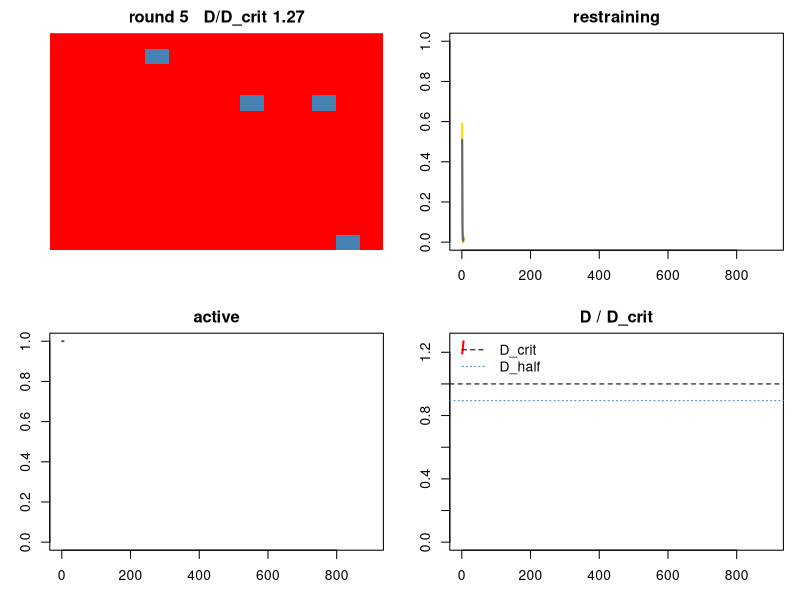
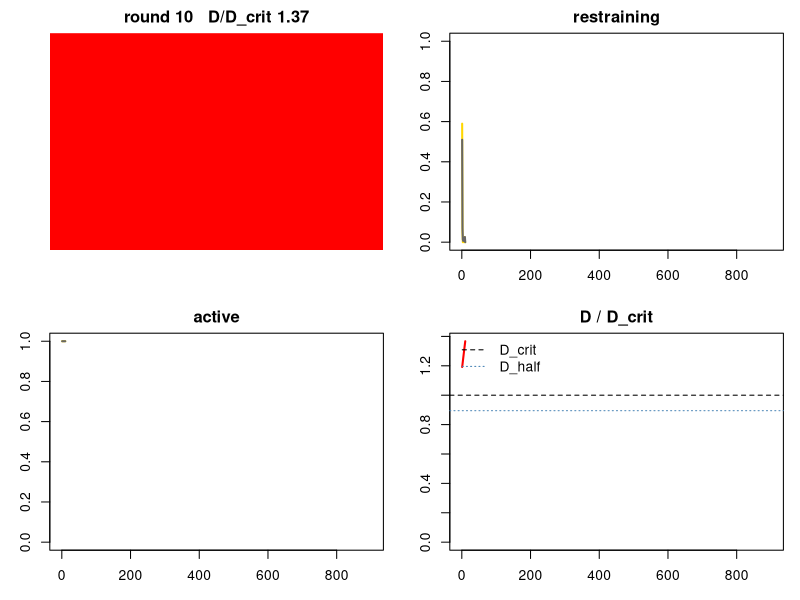
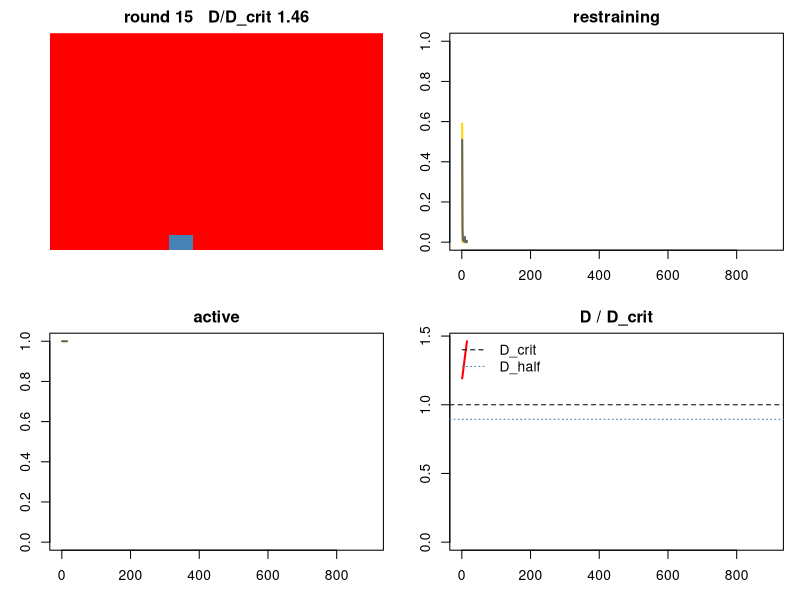
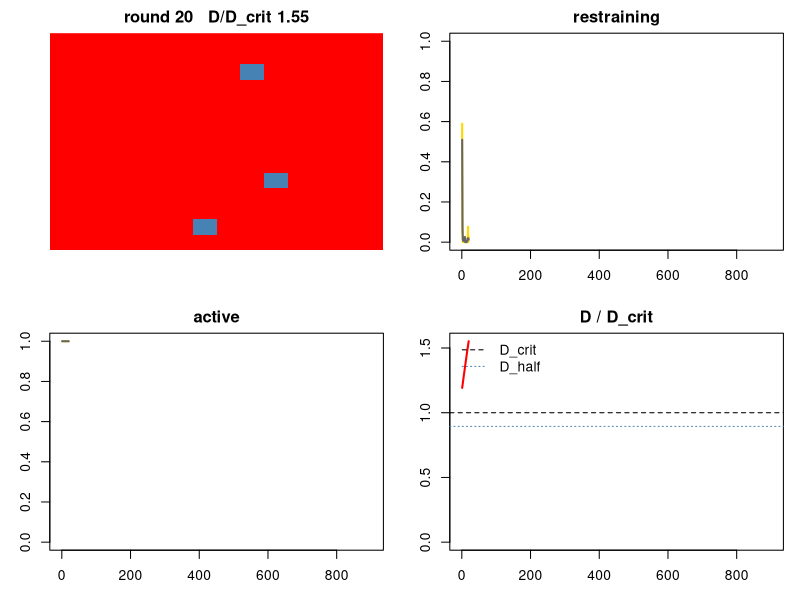
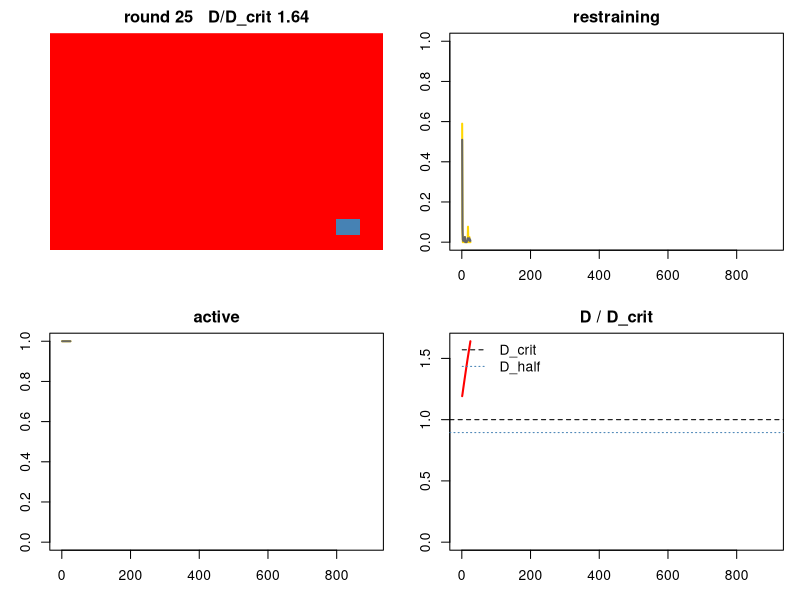
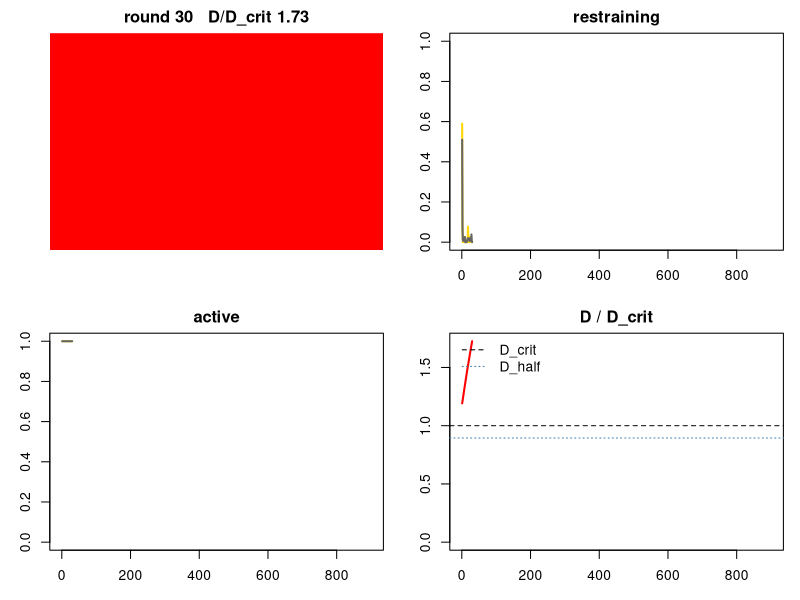
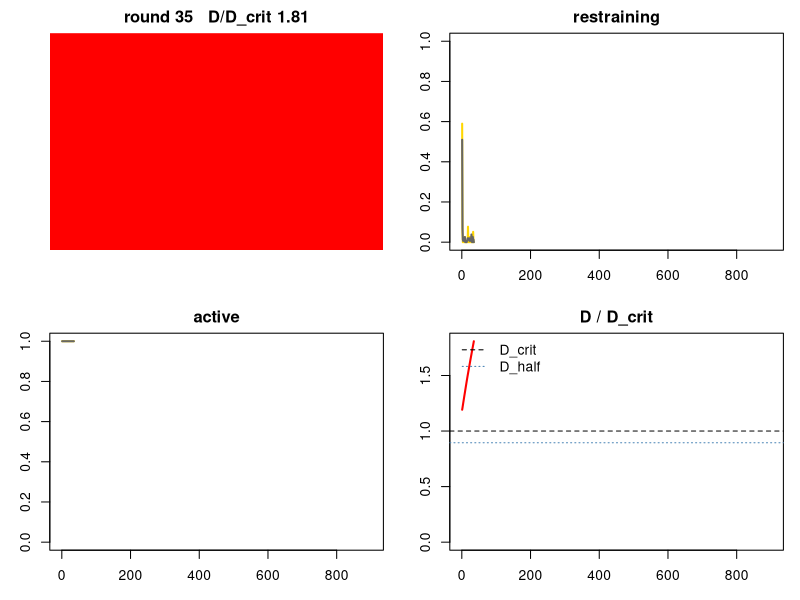
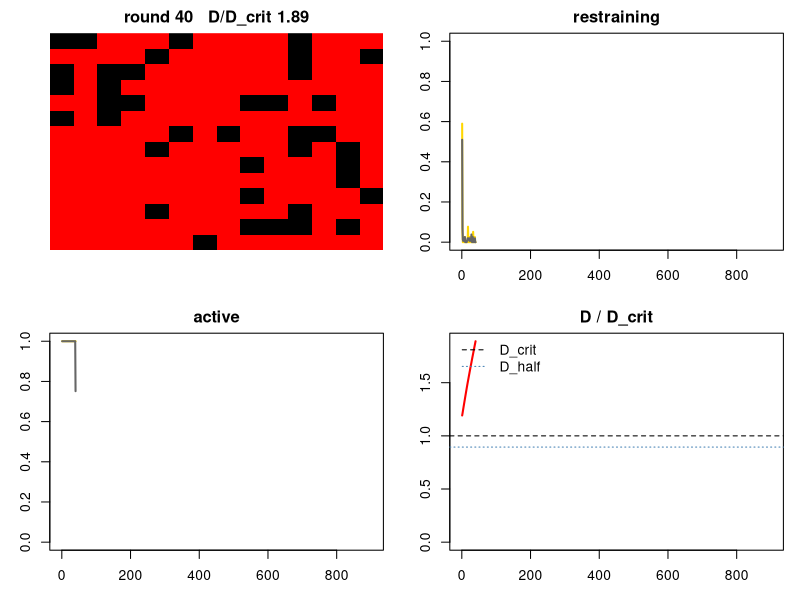

The R script that drew these images, in order:
#Model 04: saturating sink (was base_model_v2.R, 22 Oct 2026). working model

#one agent = one country. 196 of them, one vote each. two groups: A rich, B poor, 20/80.
#agents hold wealth. no income. wealth only goes down: by restraining, by damage, by a mechanism.
#emit: free. adds alpha to D.
#restrain: costs c, same for everyone. adds nothing. everyone restraining = net zero.
#the sink pulls D down by s0*D/(1+D/Dhalf): about 2% a year today, weaker as D grows, recovers as D falls.
#D starts at today's excess, 267 units (NOAA 2025, 425.6 ppm).
#damage = dg*D^2. nothing at first, then it bites. same for everyone, so it hurts the poor more.
#at zero wealth you are out. permanently.
#each round agents copy the best paid of their four neighbours.
#random restraining is a one-round act. it only sticks if a neighbour copies it.
#mechanisms plug in at step 5 and change payoff and D only.
#one round = one year. T = 100 is 2026 to 2126.

#free choices, swept in the sensitivity analysis: c, dg, Dhalf. s0 and D0 are fitted to data (sink_report.md).

#make sure R is clear of old variables
rm(list=ls())

#use set.seed to fix random number generator
set.seed(100)

#set grid size and number of rounds
nd=14
T=900

#set starting wealth for each group, and the share of cells that are group A
rA=40
rB=10
pA=0.2

#cost of restraining. same for everyone. below it you cannot restrain
c=0.1

#set commons. each emitter adds alpha. sink = s0*D/(1+D/Dhalf). D0 = excess CO2 today
alpha=0.05
s0=0.045
Dhalf=200
D0=267

#set damage. each agent loses dg*D^2
dg=2e-6

#share emitting at t=0, and chance per round to restrain regardless
pinit=0.5
prand=0.01

#mechanism. none, flat_fee or wealth_levy. theta is the rate
mech="none"
theta=0

#draw while running. every n rounds
live=TRUE
every=5

#---------------------------------------------------------------
#set grids
#---------------------------------------------------------------

group=array(0,dim=c(nd,nd))     #0 = A, 1 = B
resource=array(0,dim=c(nd,nd))
strat=array(0,dim=c(nd,nd))     #inherited strategy. 1 = emit, 0 = restrain
grid=array(0,dim=c(nd,nd))      #what you actually do this round
payoff=array(0,dim=c(nd,nd))
alive=array(1,dim=c(nd,nd))
cumwb=array(0,dim=c(nd,nd))     #sum of wealth held, for well-being
pay=array(0,dim=c(nd,nd))
get=array(0,dim=c(nd,nd))

N=nd*nd
Dh=numeric(T); sinkh=numeric(T); actAh=numeric(T); actBh=numeric(T)
restAh=numeric(T); restBh=numeric(T)

#---------------------------------------------------------------
#initialize. groups fixed 20/80 and shuffled. wealth from group. strategy random
#---------------------------------------------------------------

nA=round(pA*N)
tmp=sample(c(rep(0,nA),rep(1,N-nA)))
k=0
for(i in 1:nd){
  for(j in 1:nd){
    k=k+1
    group[i,j]=tmp[k]
    if(group[i,j]==0) resource[i,j]=rA else resource[i,j]=rB
    if(runif(1,0,1)<pinit) strat[i,j]=1.0 else strat[i,j]=0.0
  }
}

#D where yearly damage equals the cost of restraining. reporting line only
D_crit=sqrt(c/dg)
D=D0

#---------------------------------------------------------------
#plot. grid, restraining, active, D/D_crit
#---------------------------------------------------------------

if(live) try(quartz(width=10,height=7),silent=TRUE)
draw=function(t){
  par(mfrow=c(2,2),mar=c(3,3,2,1))
  g=alive*(grid+1)   #0 out, 1 restrain, 2 emit
  image(1:nd,1:nd,t(g[nd:1,]),col=c("black","steelblue","red"),zlim=c(0,2),
        main=paste("round",t,"  D/D_crit",round(D/D_crit,2)),xlab="",ylab="",axes=FALSE)
  plot(1:t,restAh[1:t],type="l",lwd=2,col="gold",xlim=c(1,T),ylim=c(0,1),main="restraining",xlab="",ylab="")
  lines(1:t,restBh[1:t],lwd=2,col="grey40")
  plot(1:t,actAh[1:t],type="l",lwd=2,col="gold",xlim=c(1,T),ylim=c(0,1),main="active",xlab="",ylab="")
  lines(1:t,actBh[1:t],lwd=2,col="grey40")
  plot(1:t,Dh[1:t]/D_crit,type="l",lwd=2,col="red",xlim=c(1,T),ylim=c(0,max(1.2,Dh[1:t]/D_crit)),
       main="D / D_crit",xlab="",ylab="")
  abline(h=1,lty=2)
  abline(h=Dhalf/D_crit,lty=3,col="steelblue")   #sink at half strength
  legend("topleft",c("D_crit","D_half"),lty=c(2,3),col=c("black","steelblue"),bty="n")
}

#---------------------------------------------------------------
#run
#---------------------------------------------------------------

for(t in 1:T){

  #step 1: act. play your strategy. a few restrain regardless, this round only. below c you emit. the dead do nothing
  for(i in 1:nd){
    for(j in 1:nd){
      if(alive[i,j]==0){ grid[i,j]=0; next }
      grid[i,j]=strat[i,j]
      if(runif(1,0,1)<prand) grid[i,j]=0
      if(resource[i,j]<c) grid[i,j]=1
    }
  }

  #step 2: commons. count emitters. sink pulls D down
  nem=0
  for(i in 1:nd){
    for(j in 1:nd){
      if(alive[i,j]==1 && grid[i,j]==1) nem=nem+1
    }
  }
  sink=s0*D/(1+D/Dhalf)
  D=D+alpha*nem-sink
  if(D<0) D=0

  #step 3: pay. restrainers pay c. everyone loses dg*D^2
  for(i in 1:nd){
    for(j in 1:nd){
      if(alive[i,j]==0){ payoff[i,j]=0; next }
      if(grid[i,j]==1) payoff[i,j]=-dg*D*D else payoff[i,j]=-c-dg*D*D
    }
  }

  #step 4: mechanism. who pays, then pot split across B
  pay[,]=0; get[,]=0
  if(theta>0 && mech!="none"){
    for(i in 1:nd){
      for(j in 1:nd){
        if(alive[i,j]==0) next
        if(mech=="flat_fee" && grid[i,j]==1) pay[i,j]=theta
        if(mech=="wealth_levy" && group[i,j]==0) pay[i,j]=theta*resource[i,j]
      }
    }
    nB=sum(alive==1 & group==1)
    if(nB>0) get[alive==1 & group==1]=sum(pay)/nB
    payoff=payoff-pay+get
  }

  #step 5: settle. wealth moves. at zero you are out
  for(i in 1:nd){
    for(j in 1:nd){
      if(alive[i,j]==1) resource[i,j]=resource[i,j]+payoff[i,j]
      if(resource[i,j]<=0){ alive[i,j]=0; resource[i,j]=0; grid[i,j]=0 }
    }
  }
  cumwb=cumwb+resource

  #step 6: imitate. copy what the best paid of self and four neighbours DID. all at once
  #your own fallback is your inherited strategy, so a random act does not stick on its own
  newstrat=strat
  for(i in 1:nd){
    for(j in 1:nd){
      if(alive[i,j]==0) next

      # boundary conditions are periodic and wrap round
      if(i-1==0) am=nd else am=i-1
      if(i+1>nd) ap=1 else ap=i+1
      if(j-1==0) bm=nd else bm=j-1
      if(j+1>nd) bp=1 else bp=j+1

      best=payoff[i,j]; bests=strat[i,j]
      if(alive[ap,j]==1 && payoff[ap,j]>best){ best=payoff[ap,j]; bests=grid[ap,j] }
      if(alive[am,j]==1 && payoff[am,j]>best){ best=payoff[am,j]; bests=grid[am,j] }
      if(alive[i,bp]==1 && payoff[i,bp]>best){ best=payoff[i,bp]; bests=grid[i,bp] }
      if(alive[i,bm]==1 && payoff[i,bm]>best){ best=payoff[i,bm]; bests=grid[i,bm] }
      newstrat[i,j]=bests
    }
  }
  strat=newstrat

  #step 7: record
  Dh[t]=D; sinkh[t]=sink/D
  actAh[t]=mean(alive[group==0]); actBh[t]=mean(alive[group==1])
  lA=(alive==1 & group==0); lB=(alive==1 & group==1)
  restAh[t]=if(sum(lA)>0) 1-mean(grid[lA]) else NA
  restBh[t]=if(sum(lB)>0) 1-mean(grid[lB]) else NA

  if(live && (t%%every==0 || t==T)){ draw(t); Sys.sleep(0.02) }
}

#---------------------------------------------------------------
#outcomes
#---------------------------------------------------------------

grid
alive

#share still active, per group
actAh[T]
actBh[T]

#restraining, per group
restAh[T]
restBh[T]

#commons at end, relative to critical
D/D_crit

#sink rate per unit of D: start, lowest, end. s0 is the unsaturated rate
sinkh[1]; min(sinkh); sinkh[T]

#first round where a group is fully out. NA if never
if(any(actAh==0)) min(which(actAh==0)) else NA
if(any(actBh==0)) min(which(actBh==0)) else NA

#well-being = average wealth held per round. three criteria
wb=cumwb/T
mean(wb)                                  #utilitarian
mean(wb[group==1])                        #maximin. B mean
mean(wb[group==0])-mean(wb[group==1])     #egalitarian. gap

if(!live) draw(T)
